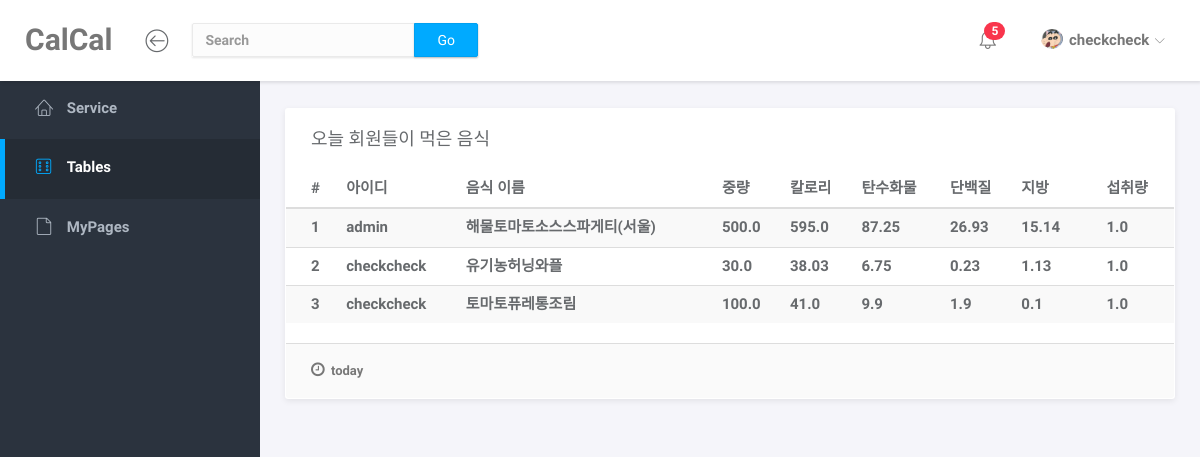
The app's page /FoodInfo/table/ (signed in), older data.
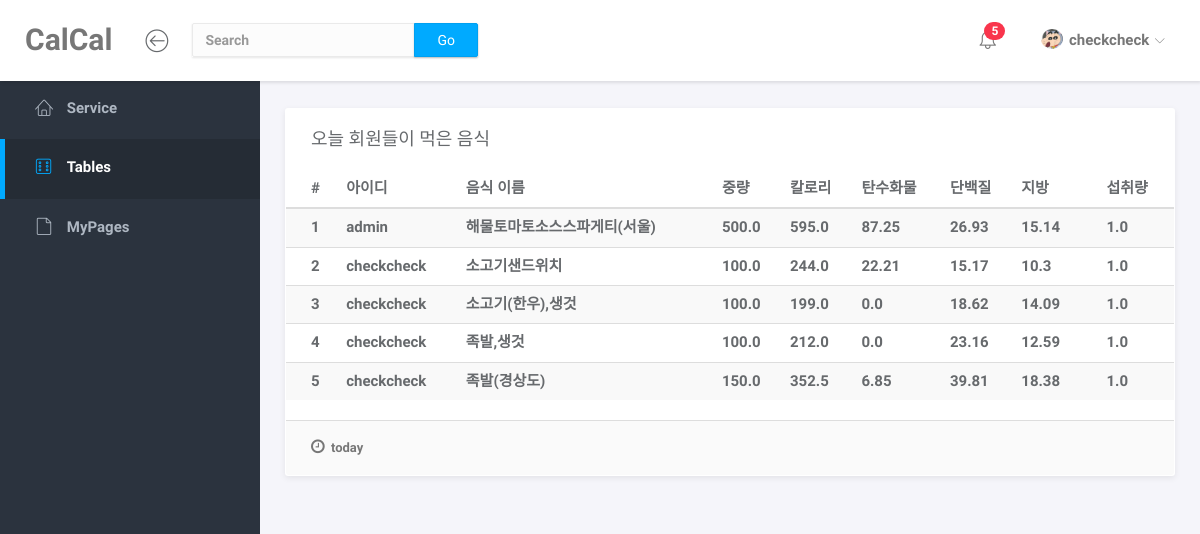
The same page, newer data.
### FoodInfo/models.py (models this page shows, shortened)
class UserTable(models.Model):
    authuser = models.ForeignKey(User,on_delete=models.CASCADE)
    table = models.ForeignKey(Table, on_delete=models.CASCADE)
    name = models.CharField('음식 이름', max_length=30)
    serving_wt = models.FloatField('제공량')
    kcal = models.FloatField('칼로리')
    carbo = models.FloatField('탄수화물')
    protein = models.FloatField('단백질')
    fat = models.FloatField('지방')
    company = models.TextField('회사명', max_length=30)
    amount = models.FloatField('섭취량', default=1)
    date = models.DateField('날짜', default=datetime.now().strftime('%Y-%m-%d'), blank=True)

### User/models.py (models this page shows, shortened)
class User(AbstractBaseUser):
    username = models.CharField(
        verbose_name='username',
        max_length=40,
        unique=True,
    )
    email = models.EmailField(
        verbose_name='email',
        max_length=240,
    )
    age = models.PositiveIntegerField(null=True, blank=True)
    weight = models.PositiveIntegerField(null=True, blank=True)
    height = models.PositiveIntegerField(null=True, blank=True)
    gender = models.SmallIntegerField(choices=GENDER_CHOICES)
    is_active = models.BooleanField(default=True)
    is_admin = models.BooleanField(default=False)
    objects = UserManager()
    USERNAME_FIELD = 'username'
    REQUIRED_FIELDS = ['email', 'age', 'gender', 'weight', 'height']

### FoodInfo/views.py (the view)
# urls.py: path('table/', views.table, name='table'),
def table(requset):
    baseDate = datetime.date.today()
    todayTable = (UserTable.objects.all()).filter(
            date=baseDate)
    return render(requset, 'tables.html', {'todayTable':todayTable})

### FoodInfo/templates/tables.html (shortened to what this page needs)
<!doctype html>
<html lang="en">
<head>
	<link rel="stylesheet" href="/static/service/vendor/bootstrap/css/bootstrap.min.css">
	<link rel="stylesheet" href="/static/service/vendor/font-awesome/css/font-awesome.min.css">
	<link rel="stylesheet" href="/static/service/vendor/linearicons/style.css">
	<link rel="stylesheet" href="/static/service/vendor/chartist/css/chartist-custom.css">
	<link rel="stylesheet" href="/static/service/css/main.css">
	<link rel="stylesheet" href="/static/service/css/demo.css">
</head>
<body>
	<b id="wrapper">
		<nav class="navbar navbar-default navbar-fixed-top">
			<div class="brand" >
				    <a class="navbar-brand" href="{% url 'FoodInfo:service' %}" style="">CalCal</a>
			</div>
			<div class="container-fluid">
				<div class="navbar-btn">
					<button type="button" class="btn-toggle-fullwidth"><i class="lnr lnr-arrow-left-circle"></i></button>
				</div>
				<form class="navbar-form navbar-left" action="{% url 'FoodInfo:search' %}" method="POST">
					<div class="input-group">
						<input type="search" value="{{ q }}" class="form-control" placeholder="Search" name="q" >
						<span class="input-group-btn">
						<button type="submit" class="btn btn-primary">Go</button></span>
					</div>
				</form>
				<div id="navbar-menu">
					<ul class="nav navbar-nav navbar-right">
						<li class="dropdown">
							<a href="#" class="dropdown-toggle icon-menu" data-toggle="dropdown">
								<span class="badge bg-danger">5</span>
							</a>
						</li>
						<li class="dropdown">
							{% if user.is_authenticated %}
							<a href="#" class="dropdown-toggle" data-toggle="dropdown"><img src="/static/service/img/1.PNG" class="img-circle" alt="Avatar"> <span>{{ user.username }}</span> <i class="icon-submenu lnr lnr-chevron-down"></i></a>
							{% endif %}
						</li>
					</ul>
				</div>
			</div>
		</nav>
		<div id="sidebar-nav" class="sidebar">
			<div class="sidebar-scroll">
				<nav>
					<ul class="nav">
						<li><a href="{%url 'FoodInfo:service' %}" class=""><i class="lnr lnr-home"></i> <span>Service</span></a></li>
						<li><a href="{%url 'FoodInfo:table' %}" class="active"><i class="lnr lnr-dice"></i> <span>Tables</span></a></li>
						<li><a href="{%url 'FoodInfo:mypage' %}" class=""><i class="lnr lnr-file-empty"></i> <span>MyPages</span> </a></li>
					</ul>
				</nav>
			</div>
		</div>
		<div class="main">
			<div class="main-content">
				<div class="container-fluid">
					<div class="panel">
						<div class="panel-heading">
							<h3 class="panel-title">오늘 회원들이 먹은 음식</h3>
						</div>
						<div class="panel-body no-padding">
							<table class="table table-striped">
								<thead>
									<tr>
										<th>#</th>
										<th>아이디</th>
										<th>음식 이름</th>
										<th>중량</th>
										<th>칼로리</th>
										<th>탄수화물</th>
										<th>단백질</th>
										<th>지방</th>
										<th>섭취량</th>
									</tr>
								</thead>
								<tbody>
								{% for food in todayTable.all %}
									<tr>
										<td>{{forloop.counter}}</td>
										<td>{{food.authuser.username}}</td>
										<td>{{food.name}}</td>
										<td>{{food.serving_wt}}</td>
										<td>{{food.kcal}}</td>
										<td>{{food.carbo}}</td>
										<td>{{food.protein}}</td>
										<td>{{food.fat}}</td>
										<td>{{food.amount}}</td>
									</tr>
								{% endfor %}
								</tbody>
							</table>
						</div>
						<div class="panel-footer">
							<div class="row">
								<div class="col-md-6"><span class="panel-note"><i class="fa fa-clock-o"></i> today </span></div>
							</div>
						</div>
					</div>
				</div>
			</div>
		</div>
    </b>
</body>
</html>

Row changes from the older to the newer data that the page shows:
removed UserTable: authuser.username "checkcheck", name "유기농허닝와플", serving_wt "30.0", kcal "38.03", carbo "6.75", protein "0.23", fat "1.13", amount "1.0"
removed UserTable: authuser.username "checkcheck", name "토마토퓨레통조림", serving_wt "100.0", kcal "41.0", carbo "9.9", protein "1.9", fat "0.1", amount "1.0"
added UserTable: authuser.username "checkcheck", name "소고기샌드위치", serving_wt "100.0", kcal "244.0", carbo "22.21", protein "15.17", fat "10.3", amount "1.0"
added UserTable: authuser.username "checkcheck", name "소고기(한우),생것", serving_wt "100.0", kcal "199.0", carbo "0.0", protein "18.62", fat "14.09", amount "1.0"
added UserTable: authuser.username "checkcheck", name "족발,생것", serving_wt "100.0", kcal "212.0", carbo "0.0", protein "23.16", fat "12.59", amount "1.0"
added UserTable: authuser.username "checkcheck", name "족발(경상도)", serving_wt "150.0", kcal "352.5", carbo "6.85", protein "39.81", fat "18.38", amount "1.0"
